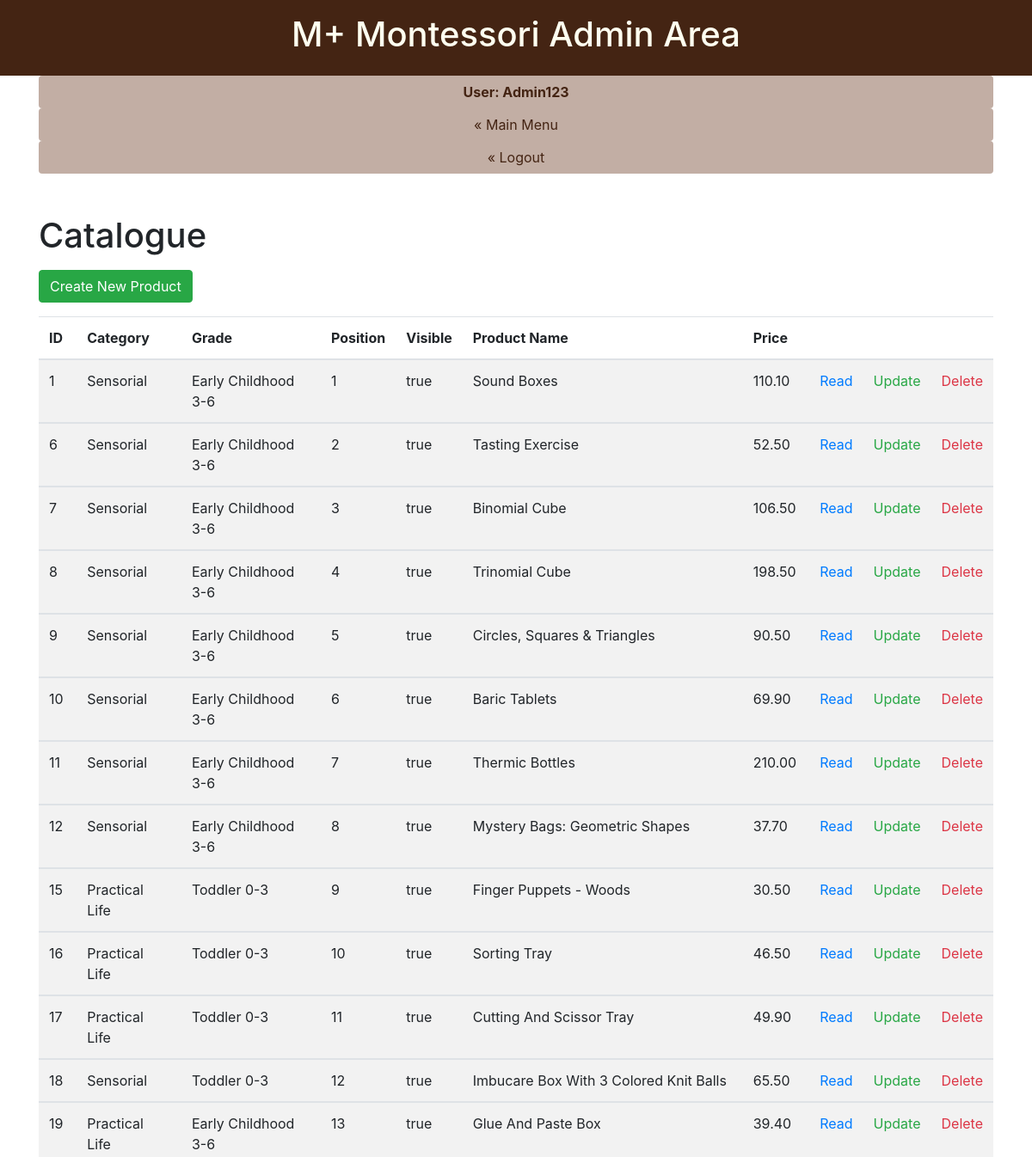
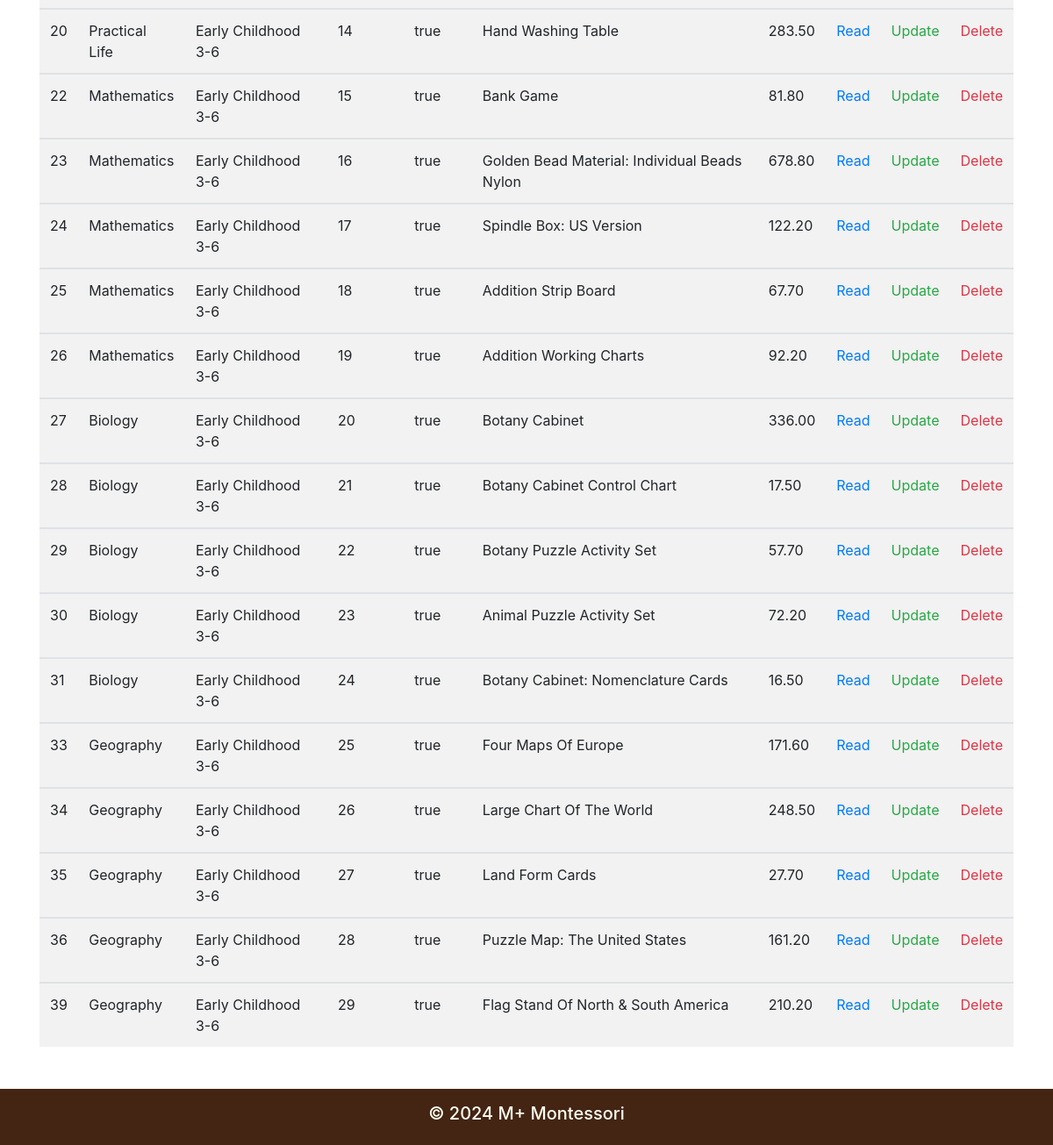
/mplus_montessori/public/admin/catalogue/index.php (signed in), run on the app's committed database (2 pictures, top to bottom).
### tables this page shows
CREATE TABLE `catalogue` (
  `id` int(11) NOT NULL,
  `category` varchar(255) NOT NULL,
  `grade` varchar(255) NOT NULL,
  `position` int(11) NOT NULL,
  `visible` tinyint(1) NOT NULL,
  `item_no` varchar(255) NOT NULL,
  `product_name` varchar(255) NOT NULL,
  `price` decimal(10,2) NOT NULL,
  `description` text NOT NULL,
  `image_path` text NOT NULL,
  `submission_date` date NOT NULL
);

### mplus_montessori/private/functions.php (called while the page is built, shortened)
<?php
function url_for($script_path) {
   return WWW_ROOT . $script_path;
}
function u($string="") {
   return urlencode($string);
}
function h($string="") {
   return htmlspecialchars($string);
}
?>

### mplus_montessori/private/query_functions.php (called while the page is built, shortened)
<?php
function find_all_products() {
   global $db;
   $sql = "SELECT * FROM catalogue ";
   $sql .= "ORDER BY position ASC";
   $result = mysqli_query($db, $sql);
   return $result;
}
?>

### mplus_montessori/public/admin/catalogue/index.php (the view, shortened to what this page needs)
<?php
   $product_set = find_all_products();
?>
<?php include(SHARED_PATH . '/admin_header.php'); ?>
   <div class="container mt-5">
      <h1>Catalogue</h1>
      <a class="btn btn-success mt-2" href="<?php echo url_for('/admin/catalogue/create.php'); ?>" role="button">Create New Product</a>
      <table class="table table-responsive table-striped mt-3">
         <thead>
            <tr>
               <th scope="col">ID</th>
               <th scope="col">Category</th>
               <th scope="col">Grade</th>
               <th scope="col">Position</th>
               <th scope="col">Visible</th>
               <th scope="col">Product Name</th>
               <th scope="col">Price</th>
               <th scope="col">&nbsp;</th>
               <th scope="col">&nbsp;</th>
               <th scope="col">&nbsp;</th>
            </tr>
         </thead>
         <?php while ($product = mysqli_fetch_assoc($product_set)) { ?>
            <tbody>
               <tr>
                  <td><?php echo h($product['id']); ?></td>
                  <td><?php echo h($product['category']); ?></td>
                  <td><?php echo h($product['grade']); ?></td>
                  <td><?php echo h($product['position']); ?></td>
                  <td><?php echo $product['visible'] == 1 ? 'true' : 'false'; ?></td>
                  <td><?php echo h($product['product_name']); ?></td>
                  <td><?php echo h($product['price']); ?></td>
                  <td><a class="text-primary" href="<?php echo url_for('/admin/catalogue/read.php?id=' . h(u($product['id']))); ?>">Read</a></td>
                  <td><a class="text-success" href="<?php echo url_for('/admin/catalogue/update.php?id=' . h(u($product['id']))); ?>">Update</a></td>
                  <td><a class="text-danger" href="<?php echo url_for('/admin/catalogue/delete.php?id=' . h(u($product['id']))); ?>">Delete</a></td>
               </tr>
            </tbody>
         <?php } ?>
      </table>
   </div>
<?php include(SHARED_PATH . '/admin_footer.php') ?>

### mplus_montessori/private/shared/admin_header.php (shortened to what this page needs)
<!doctype html>
<html lang="en">
<head>
   <link rel="stylesheet" href="https://maxcdn.bootstrapcdn.com/bootstrap/4.0.0-beta.3/css/bootstrap.min.css">
   <link rel="stylesheet" href="https://maxcdn.bootstrapcdn.com/font-awesome/4.7.0/css/font-awesome.min.css">
   <link rel="stylesheet" href="<?php echo url_for('/stylesheets/admin_styles.css'); ?>">
</head>
<body>
   <header>
      <div class="admin_header container-fluid">
         <h1>M+ Montessori Admin Area</h1>
      </div>
      <nav class="main_menu container">
         <div class="btn btn-block"><strong>User: <?php echo $_SESSION['username'] ?? ''; ?></strong></div>
         <a class="btn btn-block mt-0" href="<?php echo url_for('/admin/index.php') ?>">&laquo; Main Menu</a>
         <a class="btn btn-block mt-0" href="<?php echo url_for('/admin/logout.php') ?>">&laquo; Logout</a>
      </nav>
   </header>

### mplus_montessori/private/shared/admin_footer.php (shortened to what this page needs)
    <footer class="mt-5">
      <div class="admin_footer container-fluid">
         <h5>&copy; <?php echo date('Y'); ?> M+ Montessori</h5>
      </div>
    </footer>
</body>
</html>

### mplus_montessori/public/stylesheets/admin_styles.css (style rules this page uses)
.admin_header, .admin_footer { background: #442413; color: ivory; font-weight: bold; text-align: center; padding: 1em; }
.btn.btn-block { background: #C2AEA4; color: #442413; }

### data on the page
catalogue: id "1", category "Sensorial", grade "Early Childhood 3-6", position "1", visible "true", product_name "Sound Boxes", price "110.10"
catalogue: id "6", category "Sensorial", grade "Early Childhood 3-6", position "2", visible "true", product_name "Tasting Exercise", price "52.50"
catalogue: id "7", category "Sensorial", grade "Early Childhood 3-6", position "3", visible "true", product_name "Binomial Cube", price "106.50"
catalogue: id "8", category "Sensorial", grade "Early Childhood 3-6", position "4", visible "true", product_name "Trinomial Cube", price "198.50"
catalogue: id "9", category "Sensorial", grade "Early Childhood 3-6", position "5", visible "true", product_name "Circles, Squares & Triangles", price "90.50"
catalogue: id "10", category "Sensorial", grade "Early Childhood 3-6", position "6", visible "true", product_name "Baric Tablets", price "69.90"
catalogue: id "11", category "Sensorial", grade "Early Childhood 3-6", position "7", visible "true", product_name "Thermic Bottles", price "210.00"
catalogue: id "12", category "Sensorial", grade "Early Childhood 3-6", position "8", visible "true", product_name "Mystery Bags: Geometric Shapes", price "37.70"
catalogue: id "15", category "Practical Life", grade "Toddler 0-3", position "9", visible "true", product_name "Finger Puppets - Woods", price "30.50"
catalogue: id "16", category "Practical Life", grade "Toddler 0-3", position "10", visible "true", product_name "Sorting Tray", price "46.50"
catalogue: id "17", category "Practical Life", grade "Toddler 0-3", position "11", visible "true", product_name "Cutting And Scissor Tray", price "49.90"
catalogue: id "18", category "Sensorial", grade "Toddler 0-3", position "12", visible "true", product_name "Imbucare Box With 3 Colored Knit Balls", price "65.50"
catalogue: id "19", category "Practical Life", grade "Early Childhood 3-6", position "13", visible "true", product_name "Glue And Paste Box", price "39.40"
catalogue: id "20", category "Practical Life", grade "Early Childhood 3-6", position "14", visible "true", product_name "Hand Washing Table", price "283.50"
catalogue: id "22", category "Mathematics", grade "Early Childhood 3-6", position "15", visible "true", product_name "Bank Game", price "81.80"
catalogue: id "23", category "Mathematics", grade "Early Childhood 3-6", position "16", visible "true", product_name "Golden Bead Material: Individual Beads Nylon", price "678.80"
catalogue: id "24", category "Mathematics", grade "Early Childhood 3-6", position "17", visible "true", product_name "Spindle Box: US Version", price "122.20"
catalogue: id "25", category "Mathematics", grade "Early Childhood 3-6", position "18", visible "true", product_name "Addition Strip Board", price "67.70"
catalogue: id "26", category "Mathematics", grade "Early Childhood 3-6", position "19", visible "true", product_name "Addition Working Charts", price "92.20"
catalogue: id "27", category "Biology", grade "Early Childhood 3-6", position "20", visible "true", product_name "Botany Cabinet", price "336.00"
catalogue: id "28", category "Biology", grade "Early Childhood 3-6", position "21", visible "true", product_name "Botany Cabinet Control Chart", price "17.50"
catalogue: id "29", category "Biology", grade "Early Childhood 3-6", position "22", visible "true", product_name "Botany Puzzle Activity Set", price "57.70"
catalogue: id "30", category "Biology", grade "Early Childhood 3-6", position "23", visible "true", product_name "Animal Puzzle Activity Set", price "72.20"
catalogue: id "31", category "Biology", grade "Early Childhood 3-6", position "24", visible "true", product_name "Botany Cabinet: Nomenclature Cards", price "16.50"
catalogue: id "33", category "Geography", grade "Early Childhood 3-6", position "25", visible "true", product_name "Four Maps Of Europe", price "171.60"
catalogue: id "34", category "Geography", grade "Early Childhood 3-6", position "26", visible "true", product_name "Large Chart Of The World", price "248.50"
catalogue: id "35", category "Geography", grade "Early Childhood 3-6", position "27", visible "true", product_name "Land Form Cards", price "27.70"
catalogue: id "36", category "Geography", grade "Early Childhood 3-6", position "28", visible "true", product_name "Puzzle Map: The United States", price "161.20"
catalogue: id "39", category "Geography", grade "Early Childhood 3-6", position "29", visible "true", product_name "Flag Stand Of North & South America", price "210.20"

### other printed values
$_SESSION['username'] "Admin123"
